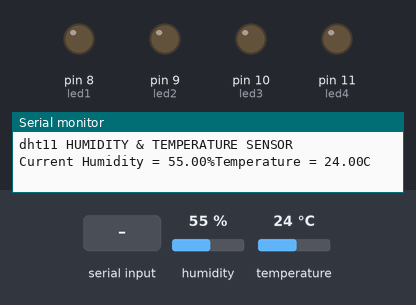
Simulated run of this sketch. Board: Arduino Uno, built with avr-gcc and run on an emulated ATmega328P. Shown: output pins drawn as LEDs (lit = HIGH), the last lines printed to the serial monitor. The test bench sets the inputs (shaded band); at power-on: humidity 55 %, temperature 24 °C.

Above: at 2.7 s.
2.8 s: "all on" received over Serial
At 6.7 s:
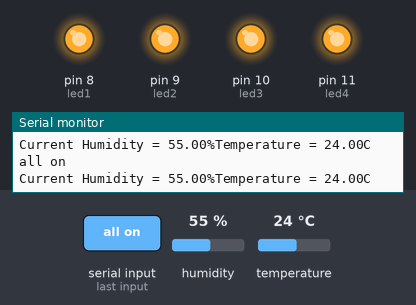
7.0 s: "all off" received over Serial
At 10.7 s:
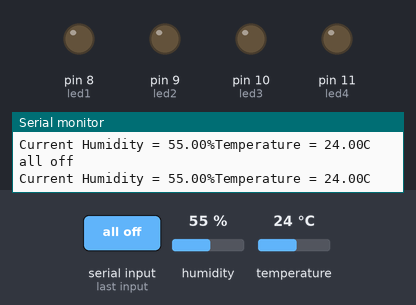
11.0 s: "tv on" received over Serial
At 14.7 s:
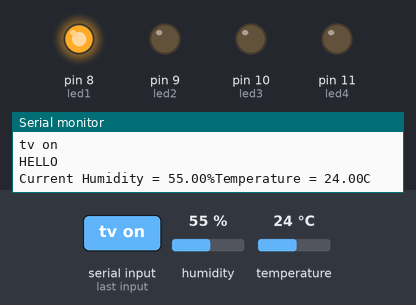
15.0 s: "fan on" received over Serial
At 18.8 s:
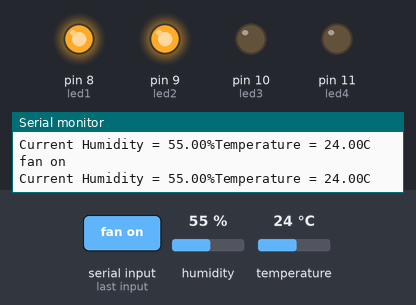
19.1 s: "computer on" received over Serial
At 22.7 s:
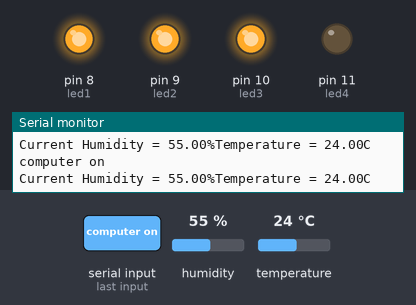
Timing chart, 0 to 24.1 s (numbered marks = the images above; inputs shaded):
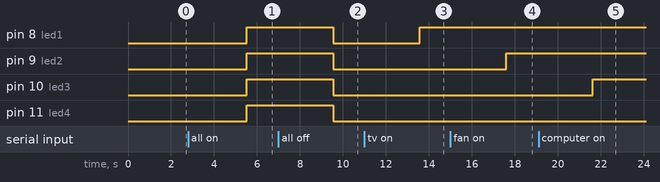

Measured:
- after the input at 2.8 s, pin 8 (led1), pin 9 (led2), pin 10 (led3), pin 11 (led4): LOW → HIGH after 2.7 s
- after the input at 7.0 s, pin 8 (led1), pin 9 (led2), pin 10 (led3), pin 11 (led4): HIGH → LOW after 2.6 s
- after the input at 11.0 s, pin 8 (led1): LOW → HIGH after 2.6 s
- after the input at 15.0 s, pin 9 (led2): LOW → HIGH after 2.6 s
- after the input at 19.1 s, pin 10 (led3): LOW → HIGH after 2.5 s

The sketch:

sketch_oct12c.ino
```cpp
#include "DHT.h"
#define dht_apin A0
#define DHTPIN 2     // what pin we're connected to

// Uncomment whatever type you're using!
#define DHTTYPE DHT11   // DHT 11
DHT dht(DHTPIN, DHTTYPE);
String voice;
int led1=8;
int led2=9;
int led3=10;
int led4=11;
void alloff()
{
  digitalWrite(led1,LOW);
  digitalWrite(led2,LOW);
  digitalWrite(led3,LOW);
  digitalWrite(led4,LOW);

}
void allon()
{
  digitalWrite(led1,HIGH);
  digitalWrite(led2,HIGH);
  digitalWrite(led3,HIGH);
  digitalWrite(led4,HIGH);
}


void setup() {
  Serial.begin(9600);
  delay(500);
  Serial.println("dht11 HUMIDITY & TEMPERATURE SENSOR \n\n");
  delay(1000);
  pinMode(led1,OUTPUT);
  pinMode(led2,OUTPUT);
  pinMode(led3,OUTPUT);
  pinMode(led4,OUTPUT);
  dht.begin();

}

void loop() {
  while(Serial.available())
  {
    voice=Serial.readString();
    voice.toLowerCase();
    Serial.println(voice);
  }
if(voice=="all on") {allon();}
else if(voice == "all off" || voice=="all of" || voice == "call off") {alloff();}
else if(voice=="tv on") {Serial.println("HELLO");digitalWrite(led1,HIGH);}
else if(voice=="fan on") {digitalWrite(led2,HIGH);}
else if(voice=="computer on") {digitalWrite(led3,HIGH);}
else if(voice=="ac on") {digitalWrite(led4,HIGH);}

else if(voice=="tv off" || voice=="tv of") {digitalWrite(led1,LOW);}
else if(voice=="fan off" || voice=="fan of") {digitalWrite(led2,LOW);}
else if(voice=="computer off" || voice=="computer of") {digitalWrite(led3,LOW);}
else if(voice=="ac off" || voice=="ac of") {digitalWrite(led4,LOW);}

Serial.print("Current Humidity = ");
Serial.print(dht.readHumidity());
Serial.print("%");
Serial.print("Temperature = ");
Serial.print(dht.readTemperature());
Serial.println("C    ");
delay(3000);
voice="";


}
```
